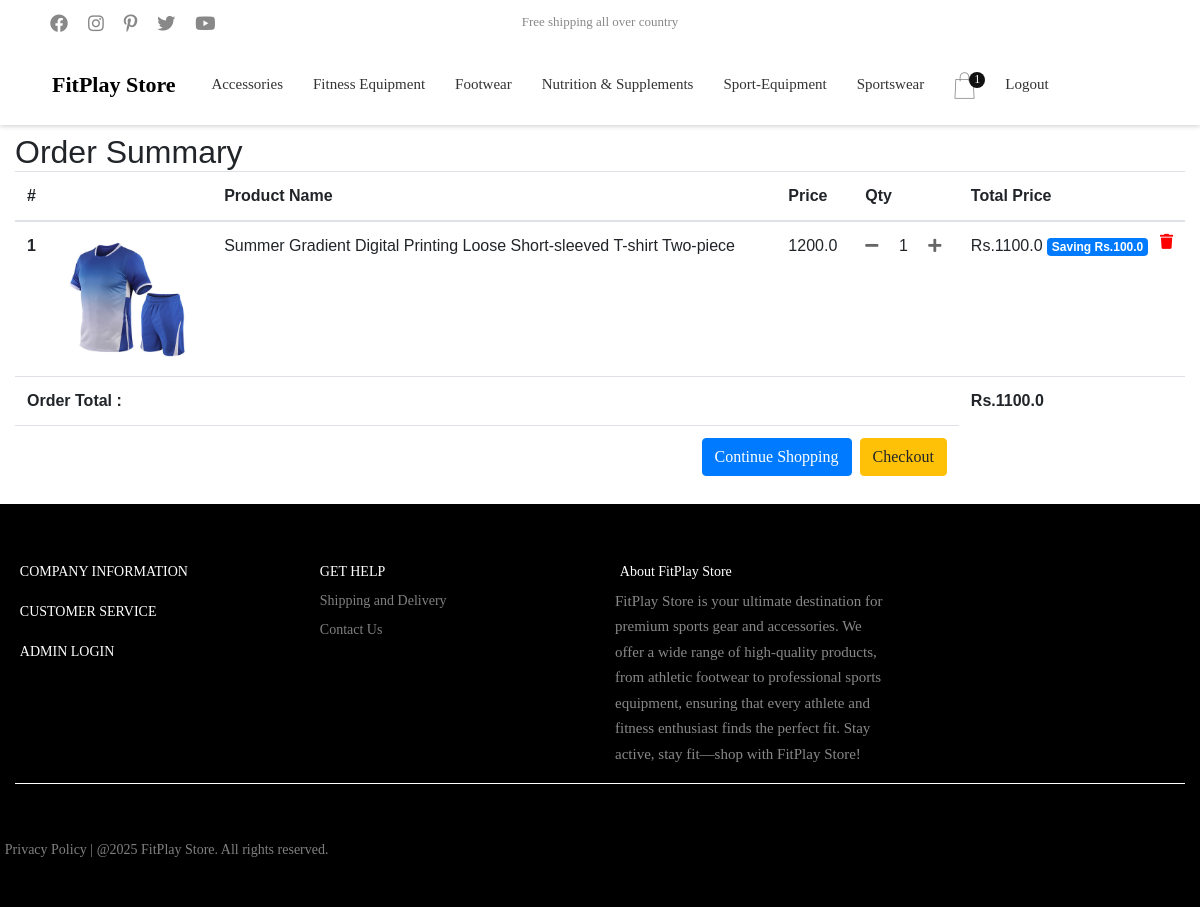
The page /order-summary/ (signed in) on the database its author committed.
### core/models.py (models this page shows, shortened)
class Category(models.Model):
    title = models.CharField(max_length=100)
    slug = models.SlugField()
    description = models.TextField()
    image = models.ImageField()
    is_active = models.BooleanField(default=True)

class Order(models.Model):
    user = models.ForeignKey(settings.AUTH_USER_MODEL,
                             on_delete=models.CASCADE)
    ref_code = models.CharField(max_length=20)
    items = models.ManyToManyField(OrderItem)
    start_date = models.DateTimeField(auto_now_add=True)
    ordered_date = models.DateTimeField()
    ordered = models.BooleanField(default=False)
    shipping_address = models.ForeignKey(
        'BillingAddress', related_name='shipping_address', on_delete=models.SET_NULL, blank=True, null=True)
    billing_address = models.ForeignKey(
        'BillingAddress', related_name='billing_address', on_delete=models.SET_NULL, blank=True, null=True)
    payment = models.ForeignKey(
        'Payment', on_delete=models.SET_NULL, blank=True, null=True)
    coupon = models.ForeignKey(
        'Coupon', on_delete=models.SET_NULL, blank=True, null=True)
    being_delivered = models.BooleanField(default=False)
    received = models.BooleanField(default=False)
    refund_requested = models.BooleanField(default=False)
    refund_granted = models.BooleanField(default=False)
    '''
    1. Item added to cart
    2. Adding a BillingAddress
    (Failed Checkout)
    3. Payment
    4. Being delivered
    5. Received
    6. Refunds
    '''
    def get_total(self):
        total = 0
        for order_item in self.items.all():
            total += order_item.get_final_price()
        if self.coupon:
            total -= self.coupon.amount
        return total

class OrderItem(models.Model):
    user = models.ForeignKey(settings.AUTH_USER_MODEL,
                             on_delete=models.CASCADE)
    ordered = models.BooleanField(default=False)
    item = models.ForeignKey(Item, on_delete=models.CASCADE)
    quantity = models.IntegerField(default=1)
    def get_total_item_price(self):
        return self.quantity * self.item.price
    def get_total_discount_item_price(self):
        return self.quantity * self.item.discount_price
    def get_amount_saved(self):
        return self.get_total_item_price() - self.get_total_discount_item_price()
    def get_final_price(self):
        if self.item.discount_price:
            return self.get_total_discount_item_price()
        return self.get_total_item_price()

class Item(models.Model):
    title = models.CharField(max_length=100)
    price = models.FloatField()
    discount_price = models.FloatField(blank=True, null=True)
    category = models.ForeignKey(Category, on_delete=models.CASCADE)
    label = models.CharField(choices=LABEL_CHOICES, max_length=1)
    slug = models.SlugField()
    stock_no = models.CharField(max_length=10)
    description_short = models.CharField(max_length=50)
    description_long = models.TextField()
    image = models.ImageField()
    is_active = models.BooleanField(default=True)

### core/views.py (the view)
# urls.py: path('order-summary/', OrderSummaryView.as_view(), name='order-summary'),
class OrderSummaryView(LoginRequiredMixin, View):
    def get(self, *args, **kwargs):
        try:
            order = Order.objects.get(user=self.request.user, ordered=False)
            context = {
                'object': order
            }
            return render(self.request, 'order_summary.html', context)
        except ObjectDoesNotExist:
            messages.error(self.request, "You do not have an active order")
            return redirect("/")

### core/templatetags/cart_template_tags.py (called while the page is built)
@register.filter
def cart_item_count(user):
    if user.is_authenticated:
        qs = Order.objects.filter(user=user, ordered=False)
        if qs.exists():
            return qs[0].items.count()
    return 0

### core/templatetags/category_template_tags.py (called while the page is built)
@register.simple_tag
def categories():
    items = Category.objects.filter(is_active=True).order_by('title')
    items_li = ""
    for i in items:
        items_li += """<li><a href="/category/{}">{}</a></li>""".format(i.slug, i.title)
    return mark_safe(items_li)

@register.simple_tag
def categories_mobile():
    items = Category.objects.filter(is_active=True).order_by('title')
    items_li = ""
    for i in items:
        items_li += """<li class="item-menu-mobile"><a href="/category/{}">{}</a></li>""".format(i.slug, i.title)
    return mark_safe(items_li)

### templates/order_summary.html (shortened to what this page needs)
{% extends 'base.html' %}
{% load static %}
{% block content %}
<div class="container">
  <div class="row">
    <div class="col-lg-12">
      <h2>Order Summary</h2>
      <table class="table">
        <thead>
          <tr>
            <th scope="col">#</th>
            <th scope="col"></th>
            <th scope="col">Product Name</th>
            <th scope="col">Price</th>
            <th scope="col">Qty</th>
            <th scope="col">Total Price</th>
          </tr>
        </thead>
        <tbody>
          {% for order_item in object.items.all %}
          <tr>
            <th scope="row">{{ forloop.counter }}</th>
            <td>
			<img src="{{ order_item.item.image.url }}" style="width: 130px;">
            </td>
            <td>{{ order_item.item.title }}</td>
            <td>{{ order_item.item.price }}</td>
            <td>
            	<a href="{% url 'core:remove-single-item-from-cart' order_item.item.slug %}"><i class="fas fa-minus mr-3"></i></a>
            	{{ order_item.quantity }}
            	<a href="{% url 'core:add-to-cart' order_item.item.slug %}"><i class="fas fa-plus ml-3"></i></a>
            </td>
            <td>
              {% if order_item.item.discount_price %}
                  Rs.{{ order_item.get_total_discount_item_price}}
                  <span class="badge badge-primary">  Saving Rs.{{ order_item.get_amount_saved }}</span>
              {% else %}
                  Rs.{{ order_item.get_total_item_price}}
              {% endif %}
              <a style="color: red" href="{% url 'core:remove-from-cart' order_item.item.slug %}">
              	<i class="fas fa-trash float-right"></i>
              </a>
            </td>
          </tr>
          {% empty %}
          <tr>
			<td colspan="5">Your cart is empty</td>
          </tr>
        </tbody>
        {% endfor %}
        {% if object.get_total %}
        <tr>
        	<td colspan="5"><b>Order Total : </b></td>
        	<td><b>Rs.{{ object.get_total }}</b></td>
        </tr>
        <tr>
        	<td colspan="5">
        		<a href="/checkout" class="btn btn-warning float-right ml-2">Checkout</a>
        		<a href="/" class="btn btn-primary float-right">Continue Shopping</a>
        	</td>
        </tr>
        {% endif %}
      </table>
    </div>
  </div>
</div>
{% endblock content %}

### templates/nav.html (shortened to what this page needs)
{% load static %}
{% load cart_template_tags %}
{% load category_template_tags %}
<header class="header1">
		<div class="container-menu-header">
			<div class="topbar">
				<div class="topbar-social">
					<a href="#" class="topbar-social-item fab fa-facebook"></a>
					<a href="#" class="topbar-social-item fab fa-instagram"></a>
					<a href="#" class="topbar-social-item fab fa-pinterest-p"></a>
					<a href="#" class="topbar-social-item fab fa-twitter"></a>
					<a href="#" class="topbar-social-item fab fa-youtube"></a>
				</div>
				<span class="topbar-child1">
					Free shipping all over country
				</span>
			</div>
			<div class="wrap_header">
				<a href="/" class="logo">
					<p style="color: black; "><b style="font-size: 22px;">FitPlay Store</b></p>
				</a>
				<div class="wrap_menu">
					<nav class="menu">
						<ul class="main_menu">
							<li>
							</li>
							<li>
							</li>
							{% categories %}
							{% if request.user.is_authenticated %}
							<li>
								<div class="header-wrapicon2">
								<a href="{% url 'core:order-summary' %}">
									<img src="{% static 'images/icons/icon-header-02.png' %}" class="header-icon1 js-show-header-dropdown" alt="ICON">
						<span class="header-icons-noti">{{ request.user|cart_item_count }}</span>
									</a>
								</div>
							</li>
							<li>
								<a href="{% url 'account_logout' %}">Logout</a>
							</li>
							{% endif %}
						</ul>
					</nav>
				</div>
			</div>
		</div>
				<div class="btn-show-menu-mobile hamburger hamburger--squeeze">
					<span class="hamburger-box">
					</span>
				</div>
	</header>

### static_in_env/css/main.css (style rules this page uses)
* { margin: 0px; padding: 0px; box-sizing: border-box; }
body, html { height: 100%; font-family: Montserrat-Regular, sans-serif; font-weight: 400; }
a { font-family: Montserrat-Regular; font-weight: 400; font-size: 15px; line-height: 1.7; color: #666666; margin: 0px; transition: all 0.4s; -webkit-transition: all 0.4s; -o-transition: all 0.4s; -moz-transition: all 0.4s; }
h1,h2,h3,h4,h5,h6 { margin: 0px; }
p { font-family: Montserrat-Regular; font-size: 15px; line-height: 1.7; color: #888888; margin: 0px; }
ul, li { margin: 0px; list-style-type: none; }
.container { max-width: 1200px; }
.header1 { height: 125px; -webkit-transition: all 0.3s; -o-transition: all 0.3s; -moz-transition: all 0.3s; transition: all 0.3s; }
.container-menu-header { width: 100%; top: 0; left: 0; position: fixed; z-index: 1100; box-shadow: 0 1px 5px 0px rgba(0,0,0,0.2); -moz-box-shadow: 0 1px 5px 0px rgba(0,0,0,0.2); -webkit-box-shadow: 0 1px 5px 0px rgba(0,0,0,0.2); -o-box-shadow: 0 1px 5px 0px rgba(0,0,0,0.2); -ms-box-shadow: 0 1px 5px 0px rgba(0,0,0,0.2); }
.topbar { height: 45px; background-color: #f5f5f5; position: relative; display: -webkit-box; display: -webkit-flex; display: -moz-box; display: -ms-flexbox; display: flex; justify-content: center; align-items: center; }
.topbar-social { position: absolute; height: 100%; top: 0; left: 0; display: -webkit-box; display: -webkit-flex; display: -moz-box; display: -ms-flexbox; display: flex; align-items: center; padding-left: 40px; }
.topbar-social-item { font-size: 18px; color: #888888; padding: 10px; }
.topbar-email, .topbar-child1 { font-family: Montserrat-Regular; font-size: 13px; color: #888888; line-height: 1.7; }
.wrap_header { display: -webkit-box; display: -webkit-flex; display: -moz-box; display: -ms-flexbox; display: flex; flex-wrap: wrap; width: 100%; height: 80px; background-color: white; justify-content: center; align-items: center; position: relative; -webkit-transition: all 0.3s; -o-transition: all 0.3s; -moz-transition: all 0.3s; transition: all 0.3s; }
.logo { display: block; position: absolute; left: 52px; top: 50%; -webkit-transform: translateY(-50%); -moz-transform: translateY(-50%); -ms-transform: translateY(-50%); -o-transform: translateY(-50%); transform: translateY(-50%); }
.main_menu { list-style-type: none; margin: 0px; display: -webkit-box; display: -webkit-flex; display: -moz-box; display: -ms-flexbox; display: flex; flex-wrap: wrap; align-items: center; justify-content: center; }
.main_menu > li { display: block; position: relative; padding-top: 20px; padding-bottom: 20px; padding-left: 15px; padding-right: 15px; }
.main_menu > li > a { font-family: Montserrat-Regular; font-size: 15px; color: #333333; padding: 0; border-bottom: 1px solid transparent; }
.main_menu li { position: relative; }
.header-wrapicon1, .header-wrapicon2 { height: 27px; position: relative; }
.header-wrapicon1 img, .header-wrapicon2 img { height: 100%; }
.header-icons-noti { display: -webkit-box; display: -webkit-flex; display: -moz-box; display: -ms-flexbox; display: flex; justify-content: center; align-items: center; width: 16px; height: 16px; border-radius: 50%; background-color: #111111; color: white; font-family: Montserrat-Medium; font-size: 12px; position: absolute; top: 0; right: -10px; }
.hamburger { -webkit-transform: scale(0.8); -moz-transform: scale(0.8); -ms-transform: scale(0.8); -o-transform: scale(0.8); transform: scale(0.8); margin-top: 5px; }
body { padding-right: 0px !important; }

### templates/nav.html (style rules this page uses)
.topbar { background-color: white; color: black !important; }

### rows shown on the page
Category: slug+title "Accessories Fitness Equipment Footwear Nutrition & Supplements Sport-Equipment Sportswear"
OrderItem: item.image (picture), item "Summer Gradient Digital Printing Loose Short-sleeved T-shirt Two-piece", item.price "1200.0", quantity "1", get_total_discount_item_price "1100.0", get_amount_saved "100.0"
Order: get_total "1100.0"

### other values the page prints
{{ request.user|cart_item_count }} "1"
